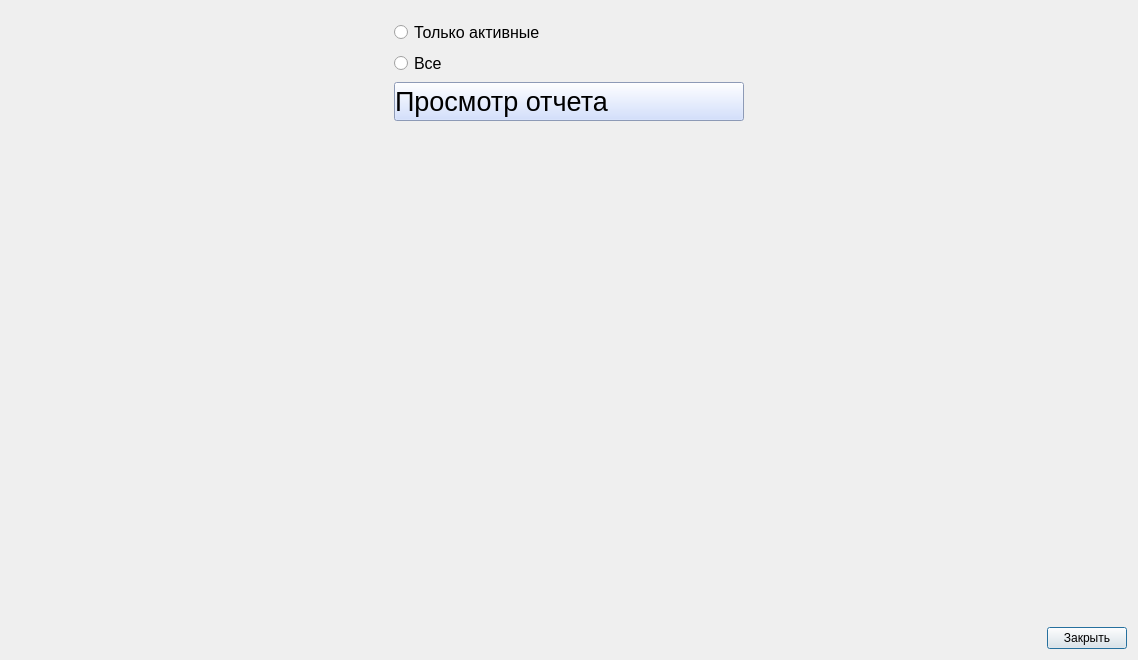
<?xml version="1.0" encoding="UTF-8"?>
<ui version="4.0">
 <class>FuelNameDialog</class>
 <widget class="QDialog" name="FuelNameDialog">
  <property name="geometry">
   <rect>
    <x>0</x>
    <y>0</y>
    <width>1138</width>
    <height>660</height>
   </rect>
  </property>
  <property name="windowTitle">
   <string>Просмотр наименований топлива</string>
  </property>
  <property name="windowIcon">
   <iconset resource="../resourses.qrc">
    <normaloff>:/Images/view.png</normaloff>:/Images/view.png</iconset>
  </property>
  <layout class="QGridLayout" name="gridLayout">
   <item row="0" column="0">
    <widget class="SelectTerminalsForm" name="widgetSelectTerminals" native="true">
     <property name="minimumSize">
      <size>
       <width>0</width>
       <height>0</height>
      </size>
     </property>
     <property name="maximumSize">
      <size>
       <width>16777215</width>
       <height>16777215</height>
      </size>
     </property>
    </widget>
   </item>
   <item row="0" column="2">
    <widget class="ViewProgressForm" name="widgetProgress" native="true"/>
   </item>
   <item row="1" column="0" colspan="3">
    <layout class="QHBoxLayout" name="horizontalLayout">
     <item>
      <spacer name="horizontalSpacer">
       <property name="orientation">
        <enum>Qt::Horizontal</enum>
       </property>
       <property name="sizeHint" stdset="0">
        <size>
         <width>40</width>
         <height>20</height>
        </size>
       </property>
      </spacer>
     </item>
     <item>
      <widget class="QPushButton" name="pushButton">
       <property name="text">
        <string>Закрыть</string>
       </property>
       <property name="icon">
        <iconset resource="../resourses.qrc">
         <normaloff>:/Images/removeAll.png</normaloff>:/Images/removeAll.png</iconset>
       </property>
      </widget>
     </item>
    </layout>
   </item>
   <item row="0" column="1" alignment="Qt::AlignTop">
    <widget class="QFrame" name="frameSelect">
     <layout class="QGridLayout" name="gridLayout_2">
      <item row="0" column="0">
       <widget class="QRadioButton" name="radioButtonActiv">
        <property name="font">
         <font>
          <pointsize>12</pointsize>
         </font>
        </property>
        <property name="styleSheet">
         <string notr="true">QRadioButton::indicator::unchecked{	image: url(:/Images/radio_button_unchecked.png);}
QRadioButton::indicator::checked{image: url(:/Images/radio_button_checked.png);}</string>
        </property>
        <property name="text">
         <string>Только активные</string>
        </property>
       </widget>
      </item>
      <item row="1" column="0">
       <widget class="QRadioButton" name="radioButtonAll">
        <property name="font">
         <font>
          <pointsize>12</pointsize>
         </font>
        </property>
        <property name="styleSheet">
         <string notr="true">QRadioButton::indicator::unchecked{	image: url(:/Images/radio_button_unchecked.png);}
QRadioButton::indicator::checked{image: url(:/Images/radio_button_checked.png);}</string>
        </property>
        <property name="text">
         <string>Все</string>
        </property>
       </widget>
      </item>
      <item row="2" column="0">
       <widget class="QPushButton" name="pushButtonView">
        <property name="font">
         <font>
          <pointsize>20</pointsize>
         </font>
        </property>
        <property name="styleSheet">
         <string notr="true">text-align: left;
background-color: rgb(198, 215, 255);</string>
        </property>
        <property name="text">
         <string>Просмотр отчета</string>
        </property>
        <property name="icon">
         <iconset resource="../resourses.qrc">
          <normaloff>:/Images/view.png</normaloff>:/Images/view.png</iconset>
        </property>
        <property name="iconSize">
         <size>
          <width>128</width>
          <height>128</height>
         </size>
        </property>
        <property name="autoRepeat">
         <bool>false</bool>
        </property>
        <property name="flat">
         <bool>false</bool>
        </property>
       </widget>
      </item>
     </layout>
    </widget>
   </item>
  </layout>
 </widget>
 <customwidgets>
  <customwidget>
   <class>SelectTerminalsForm</class>
   <extends>QWidget</extends>
   <header location="global">SelectTerminalsForm/selectterminalsform.h</header>
   <container>1</container>
  </customwidget>
  <customwidget>
   <class>ViewProgressForm</class>
   <extends>QWidget</extends>
   <header location="global">ViewProgressForm/viewprogressform.h</header>
   <container>1</container>
  </customwidget>
 </customwidgets>
 <resources>
  <include location="../resourses.qrc"/>
 </resources>
 <connections/>
 <slots>
  <signal>signalSendModel(QSqlQueryModel*)</signal>
 </slots>
</ui>
